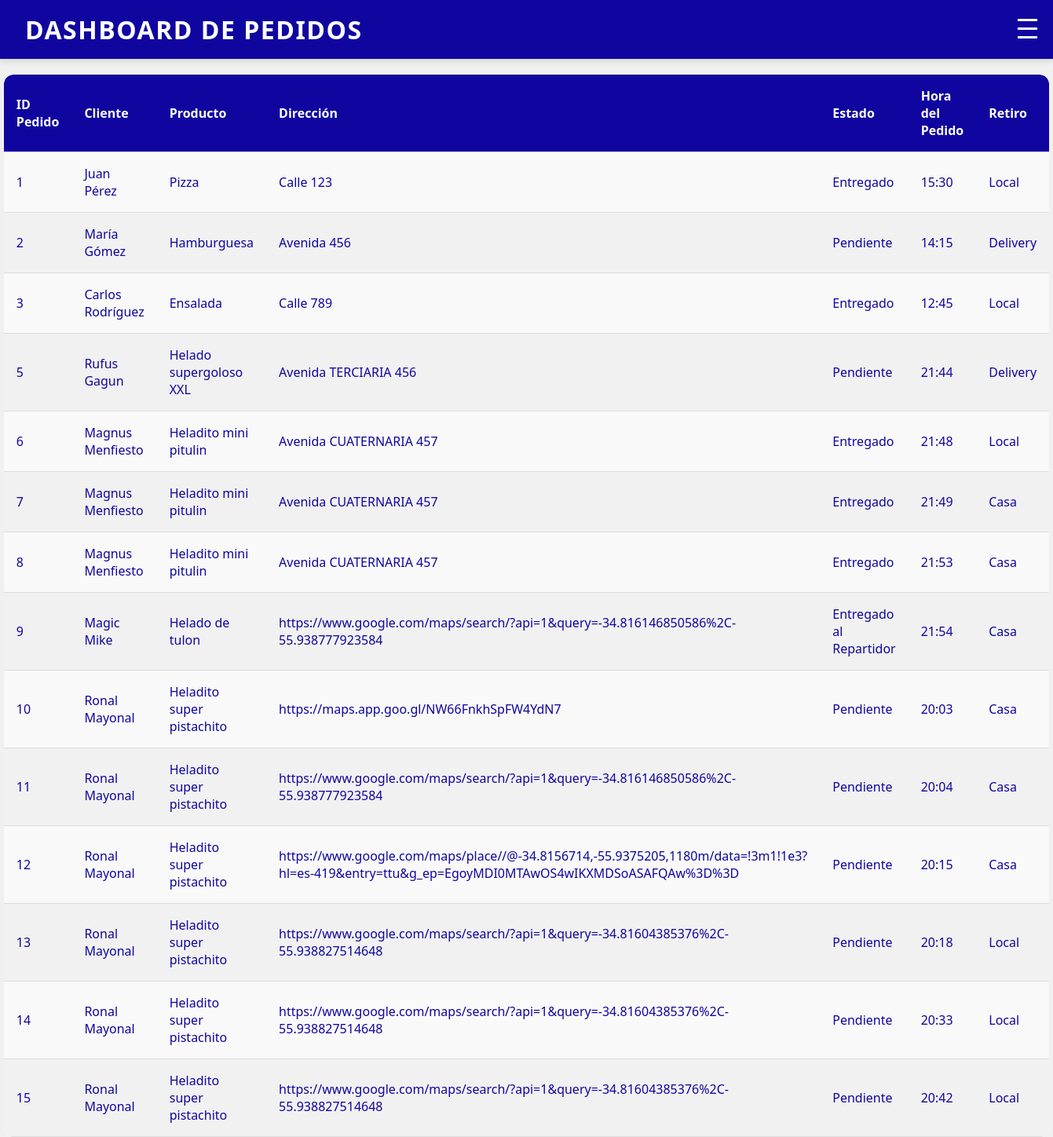
Screenshot of /historial/mes with the database file from the repository.
### app.py (models this page shows)
class Pedido(db.Model):
    id = db.Column(db.Integer, primary_key=True)
    cliente = db.Column(db.String(100), nullable=False)
    producto = db.Column(db.String(100), nullable=False)
    direccion = db.Column(db.String(100), nullable=False)
    estado = db.Column(db.String(50), nullable=False)
    hora = db.Column(db.String(10), nullable=False)
    retiro = db.Column(db.String(50), nullable=False)
    fecha = db.Column(db.DateTime, default=datetime.now)

### app.py (the view)
@app.route('/historial/mes')
def historial_mes():
    hace_un_mes = datetime.now() - timedelta(days=30)
    pedidos_mes = Pedido.query.filter(Pedido.fecha >= hace_un_mes).all()
    return render_template('historial.html', pedidos=pedidos_mes)

### templates/historial.html (shortened to what this page needs)
<!DOCTYPE html>
<html lang="es">
<head>
    <link rel="stylesheet" href="{{ url_for('static', filename='estilos.css') }}">
</head>
<body>
    <header class="header-container">
        <div class="header-title">
            <h1>Dashboard de Pedidos</h1>
        </div>
        <div class="menu-toggle" id="mobile-menu">
            <span class="bar"></span>
            <span class="bar"></span>
            <span class="bar"></span>
        </div>
    </header>
    <section id="historial">
        <table>
            <thead>
                <tr>
                    <th>ID Pedido</th>
                    <th>Cliente</th>
                    <th>Producto</th>
                    <th>Dirección</th>
                    <th>Estado</th>
                    <th>Hora del Pedido</th>
                    <th>Retiro</th>
                </tr>
            </thead>
            <tbody>
                {% for pedido in pedidos %}
                <tr>
                    <td>{{ pedido.id }}</td>
                    <td>{{ pedido.cliente }}</td>
                    <td>{{ pedido.producto }}</td>
                    <td>{{ pedido.direccion }}</td>
                    <td>{{ pedido.estado }}</td>
                    <td>{{ pedido.hora }}</td>
                    <td>{{ pedido.retiro }}</td>
                </tr>
                {% else %}
                <tr>
                    <td colspan="7">No hay pedidos disponibles para este periodo.</td>
                </tr>
                {% endfor %}
            </tbody>
        </table>
    </section>
</body>
</html>

### static/estilos.css (style rules this page uses)
* { margin: 0; padding: 0; box-sizing: border-box; }
body { font-family: system-ui, -apple-system, BlinkMacSystemFont, 'Segoe UI', Roboto, Oxygen, Ubuntu, Cantarell, 'Open Sans', 'Helvetica Neue', sans-serif; background-color: #f0f0f0; color: #10069F; display: flex; flex-direction: column; min-height: 100vh; }
header { background-color: #10069F; color: #fff; padding: 1rem 2rem; display: flex; justify-content: space-between; align-items: center; box-shadow: 0 4px 6px rgba(0, 0, 0, 0.1); }
header h1 { font-size: 2rem; font-weight: bold; text-transform: uppercase; letter-spacing: 1.5px; margin: 0; }
.menu-toggle { display: flex; flex-direction: column; cursor: pointer; position: fixed; top: 20px; right: 20px; z-index: 101; }
.menu-toggle .bar { width: 25px; height: 3px; background-color: white; margin: 4px 0; }
table { width: 80%; margin: 0 auto; border-collapse: collapse; margin-top: 20px; background-color: white; border-radius: 12px; overflow: hidden; }
thead { background-color: #10069F; color: #fff; text-align: left; font-weight: bold; }
thead th:first-child { border-top-left-radius: 12px; }
thead th:last-child { border-top-right-radius: 12px; }
th, td { padding: 1rem; border-bottom: 1px solid #ddd; }
tbody tr:nth-child(odd) { background-color: #f9f9f9; }
tbody tr:nth-child(even) { background-color: #f1f1f1; }
tbody tr:last-child td:first-child { border-bottom-left-radius: 12px; }
tbody tr:last-child td:last-child { border-bottom-right-radius: 12px; }

### rows the page displays
Pedido: id "1", cliente "Juan Pérez", producto "Pizza", direccion "Calle 123", estado "Entregado", hora "15:30", retiro "Local"
Pedido: id "2", cliente "María Gómez", producto "Hamburguesa", direccion "Avenida 456", estado "Pendiente", hora "14:15", retiro "Delivery"
Pedido: id "3", cliente "Carlos Rodríguez", producto "Ensalada", direccion "Calle 789", estado "Entregado", hora "12:45", retiro "Local"
Pedido: id "5", cliente "Rufus Gagun", producto "Helado supergoloso XXL", direccion "Avenida TERCIARIA 456", estado "Pendiente", hora "21:44", retiro "Delivery"
Pedido: id "6", cliente "Magnus Menfiesto", producto "Heladito mini pitulin", direccion "Avenida CUATERNARIA 457", estado "Entregado", hora "21:48", retiro "Local"
Pedido: id "7", cliente "Magnus Menfiesto", producto "Heladito mini pitulin", direccion "Avenida CUATERNARIA 457", estado "Entregado", hora "21:49", retiro "Casa"
Pedido: id "8", cliente "Magnus Menfiesto", producto "Heladito mini pitulin", direccion "Avenida CUATERNARIA 457", estado "Entregado", hora "21:53", retiro "Casa"
Pedido: id "9", cliente "Magic Mike", producto "Helado de tulon", direccion "https://www.google.com/maps/search/?api=1&query=-34.816146850586%2C-55.938777923584", estado "Entregado al Repartidor", hora "21:54", retiro "Casa"
Pedido: id "10", cliente "Ronal Mayonal", producto "Heladito super pistachito", direccion "https://maps.app.goo.gl/NW66FnkhSpFW4YdN7", estado "Pendiente", hora "20:03", retiro "Casa"
Pedido: id "11", cliente "Ronal Mayonal", producto "Heladito super pistachito", direccion "https://www.google.com/maps/search/?api=1&query=-34.816146850586%2C-55.938777923584", estado "Pendiente", hora "20:04", retiro "Casa"
Pedido: id "12", cliente "Ronal Mayonal", producto "Heladito super pistachito", direccion "https://www.google.com/maps/place//@-34.8156714,-55.9375205,1180m/data=!3m1!1e3?hl=es-419&entry=ttu&g_ep=EgoyMDI0MTAwOS4wIKXMDSoASAFQAw%3D%3D", estado "Pendiente", hora "20:15", retiro "Casa"
Pedido: id "13", cliente "Ronal Mayonal", producto "Heladito super pistachito", direccion "https://www.google.com/maps/search/?api=1&query=-34.81604385376%2C-55.938827514648", estado "Pendiente", hora "20:18", retiro "Local"
Pedido: id "14", cliente "Ronal Mayonal", producto "Heladito super pistachito", direccion "https://www.google.com/maps/search/?api=1&query=-34.81604385376%2C-55.938827514648", estado "Pendiente", hora "20:33", retiro "Local"
Pedido: id "15", cliente "Ronal Mayonal", producto "Heladito super pistachito", direccion "https://www.google.com/maps/search/?api=1&query=-34.81604385376%2C-55.938827514648", estado "Pendiente", hora "20:42", retiro "Local"
